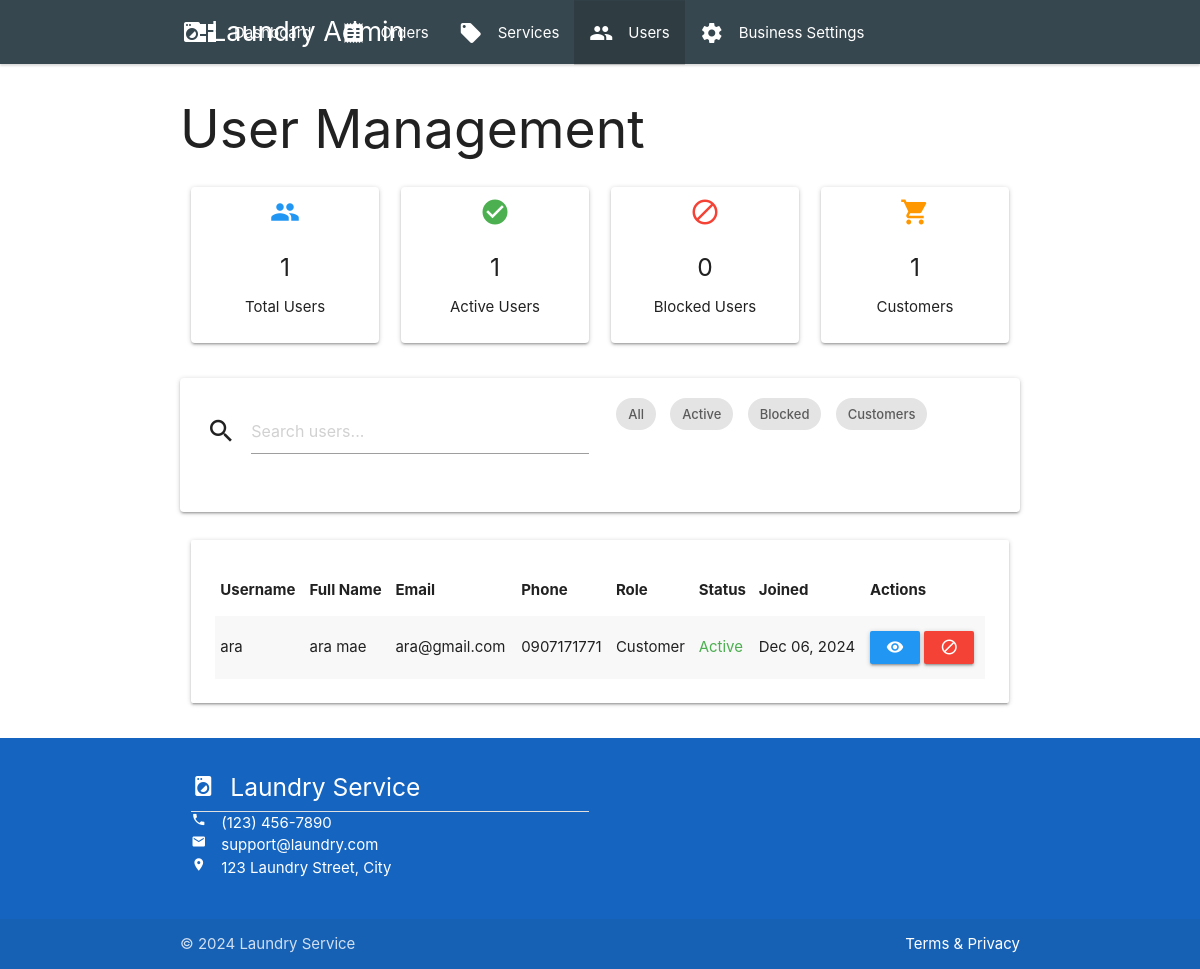
The page /admin/users.php (signed in) on the database its author committed.
### tables this page shows
CREATE TABLE `users` (
  `user_id` int(11) NOT NULL,
  `username` varchar(50) NOT NULL,
  `email` varchar(100) NOT NULL,
  `password` varchar(255) NOT NULL,
  `full_name` varchar(100) DEFAULT NULL,
  `phone` varchar(20) DEFAULT NULL,
  `address` text DEFAULT NULL,
  `role` enum('customer','admin') DEFAULT 'customer',
  `created_at` timestamp NOT NULL DEFAULT current_timestamp(),
  `last_login` timestamp NULL DEFAULT NULL,
  `status` enum('active','blocked') DEFAULT 'active'
);

### admin/users.php (the view, shortened to what this page needs)
<?php
require_once '../includes/db_connect.php';
$users = $pdo->prepare("SELECT * FROM users WHERE user_id != ? ORDER BY created_at DESC");
$users->execute([$_SESSION['user_id']]);
$users = $users->fetchAll();
$stats = [
    'total' => count($users),
    'active' => count(array_filter($users, function($u) { return $u['status'] === 'active'; })),
    'blocked' => count(array_filter($users, function($u) { return $u['status'] === 'blocked'; })),
    'customers' => count(array_filter($users, function($u) { return $u['role'] === 'customer'; }))
];
?>
<!DOCTYPE html>
<html>
<head>
    <link rel="stylesheet" href="https://cdnjs.cloudflare.com/ajax/libs/materialize/1.0.0/css/materialize.min.css">
</head>
<body>
    <?php include 'includes/admin_nav.php'; ?>
    <div class="container">
        <h2>User Management</h2>
        <div class="row">
            <div class="col s12 m3">
                <div class="card-panel stats-card">
                    <i class="material-icons blue-text">people</i>
                    <h5><?php echo $stats['total']; ?></h5>
                    <p>Total Users</p>
                </div>
            </div>
            <div class="col s12 m3">
                <div class="card-panel stats-card">
                    <i class="material-icons green-text">check_circle</i>
                    <h5><?php echo $stats['active']; ?></h5>
                    <p>Active Users</p>
                </div>
            </div>
            <div class="col s12 m3">
                <div class="card-panel stats-card">
                    <i class="material-icons red-text">block</i>
                    <h5><?php echo $stats['blocked']; ?></h5>
                    <p>Blocked Users</p>
                </div>
            </div>
            <div class="col s12 m3">
                <div class="card-panel stats-card">
                    <i class="material-icons orange-text">shopping_cart</i>
                    <h5><?php echo $stats['customers']; ?></h5>
                    <p>Customers</p>
                </div>
            </div>
        </div>
        <div class="card search-box">
            <div class="row">
                <div class="input-field col s12 m6">
                    <i class="material-icons prefix">search</i>
                    <input type="text" id="searchInput" placeholder="Search users...">
                </div>
                <div class="col s12 m6">
                    <div class="chip filter-chip" data-filter="all">All</div>
                    <div class="chip filter-chip" data-filter="active">Active</div>
                    <div class="chip filter-chip" data-filter="blocked">Blocked</div>
                    <div class="chip filter-chip" data-filter="customer">Customers</div>
                </div>
            </div>
        </div>
        <div class="row">
            <div class="col s12">
                <div class="card">
                    <div class="card-content">
                        <table class="striped responsive-table" id="usersTable">
                            <thead>
                                <tr>
                                    <th>Username</th>
                                    <th>Full Name</th>
                                    <th>Email</th>
                                    <th>Phone</th>
                                    <th>Role</th>
                                    <th>Status</th>
                                    <th>Joined</th>
                                    <th>Actions</th>
                                </tr>
                            </thead>
                            <tbody>
                                <?php foreach($users as $user): ?>
                                <tr data-status="<?php echo $user['status']; ?>" data-role="<?php echo $user['role']; ?>">
                                    <td><?php echo $user['username']; ?></td>
                                    <td><?php echo $user['full_name']; ?></td>
                                    <td><?php echo $user['email']; ?></td>
                                    <td><?php echo $user['phone']; ?></td>
                                    <td><?php echo ucfirst($user['role']); ?></td>
                                    <td>
                                        <span class="status-<?php echo $user['status']; ?>">
                                            <?php echo ucfirst($user['status']); ?>
                                        </span>
                                    </td>
                                    <td><?php echo date('M d, Y', strtotime($user['created_at'])); ?></td>
                                    <td>
                                        <button class="btn-small blue view-orders"
                                                data-user-id="<?php echo $user['user_id']; ?>"
                                                data-username="<?php echo htmlspecialchars($user['username']); ?>">
                                            <i class="material-icons">visibility</i>
                                        </button>
                                        <?php if($user['role'] !== 'admin'): ?>
                                        <button class="btn-small <?php echo $user['status'] === 'active' ? 'red' : 'green'; ?> toggle-status"
                                                data-user-id="<?php echo $user['user_id']; ?>"
                                                data-current-status="<?php echo $user['status']; ?>">
                                            <i class="material-icons"><?php echo $user['status'] === 'active' ? 'block' : 'check_circle'; ?></i>
                                        </button>
                                        <?php endif; ?>
                                    </td>
                                </tr>
                                <?php endforeach; ?>
                            </tbody>
                        </table>
                    </div>
                </div>
            </div>
        </div>
    </div>
    <?php include 'includes/footer.php'; ?>
</body>
</html>

### admin/users.php (style rules this page uses)
.stats-card { padding: 10px; text-align: center; border-radius: 4px; }
.stats-card i { font-size: 2rem; margin-bottom: 10px; }
.search-box { padding: 15px; margin-bottom: 20px; border-radius: 4px; }
.status-active { color: #4CAF50; }
.filter-chip { margin: 5px; }

### rows shown on the page
users: status+role "1", status+role "0", username "ara", full_name "ara mae", email "ara@gmail.com", phone "0907171771", role "Customer", status "Active", created_at "Dec 06, 2024"
